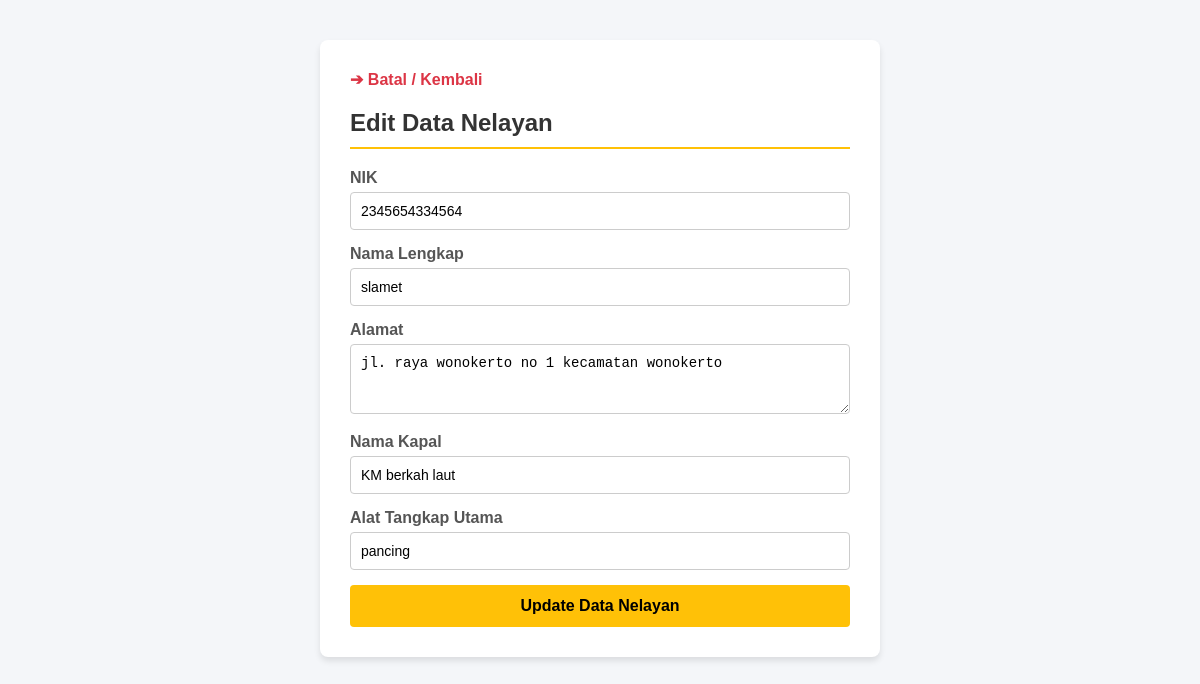
The page /edit.php?id=3 on the database its author committed.
### tables this page shows
CREATE TABLE IF NOT EXISTS `nelayan` (
  `id` int NOT NULL AUTO_INCREMENT,
  `nik` varchar(16) NOT NULL,
  `nama` varchar(100) NOT NULL,
  `alamat` text NOT NULL,
  `nama_kapal` varchar(50) DEFAULT NULL,
  `alat_tangkap` varchar(50) DEFAULT NULL,
  `tanggal_daftar` timestamp NULL DEFAULT (now()),
  PRIMARY KEY (`id`),
  UNIQUE KEY `nik` (`nik`)
);

### edit.php (the view, shortened to what this page needs)
<?php
include 'koneksi.php';
$id = mysqli_real_escape_string($koneksi, $_GET['id']);
$query = "SELECT * FROM nelayan WHERE id = '$id'";
$result = mysqli_query($koneksi, $query);
$data = mysqli_fetch_assoc($result);
?>
<!DOCTYPE html>
<html lang="id">
<head>
</head>
<body>
<div class="form-container">
    <a href="index.php" class="back-link">➔ Batal / Kembali</a>
    <h2>Edit Data Nelayan</h2>
    <form action="" method="POST">
        <div class="input-group">
            <label>NIK</label>
            <input type="text" name="nik" value="<?= htmlspecialchars($data['nik']); ?>" required maxlength="16">
        </div>
        <div class="input-group">
            <label>Nama Lengkap</label>
            <input type="text" name="nama" value="<?= htmlspecialchars($data['nama']); ?>" required>
        </div>
        <div class="input-group">
            <label>Alamat</label>
            <textarea name="alamat" rows="3" required><?= htmlspecialchars($data['alamat']); ?></textarea>
        </div>
        <div class="input-group">
            <label>Nama Kapal</label>
            <input type="text" name="nama_kapal" value="<?= htmlspecialchars($data['nama_kapal']); ?>">
        </div>
        <div class="input-group">
            <label>Alat Tangkap Utama</label>
            <input type="text" name="alat_tangkap" value="<?= htmlspecialchars($data['alat_tangkap']); ?>">
        </div>
        <button type="submit" name="update" class="btn-update">Update Data Nelayan</button>
    </form>
</div>
</body>
</html>

### edit.php (style rules this page uses)
body { font-family: Arial, sans-serif; margin: 0; padding: 40px; background-color: #f4f6f9; }
.form-container { max-width: 500px; margin: auto; background: white; padding: 30px; border-radius: 8px; box-shadow: 0 4px 6px rgba(0,0,0,0.1); }
h2 { margin-top: 0; color: #333; border-bottom: 2px solid #ffc107; padding-bottom: 10px; }
.input-group { margin-bottom: 15px; }
label { display: block; margin-bottom: 5px; font-weight: bold; color: #555; }
input, textarea { width: 100%; padding: 10px; box-sizing: border-box; border: 1px solid #ccc; border-radius: 4px; font-size: 14px; }
.btn-update { background-color: #ffc107; color: black; border: none; padding: 12px; width: 100%; cursor: pointer; border-radius: 4px; font-size: 16px; font-weight: bold; }
.back-link { display: inline-block; margin-bottom: 20px; text-decoration: none; color: #dc3545; font-weight: bold; }

### rows shown on the page
nelayan: nik "2345654334564", nama "slamet", alamat "jl. raya wonokerto no 1 kecamatan wonokerto", nama_kapal "KM berkah laut", alat_tangkap "pancing"
